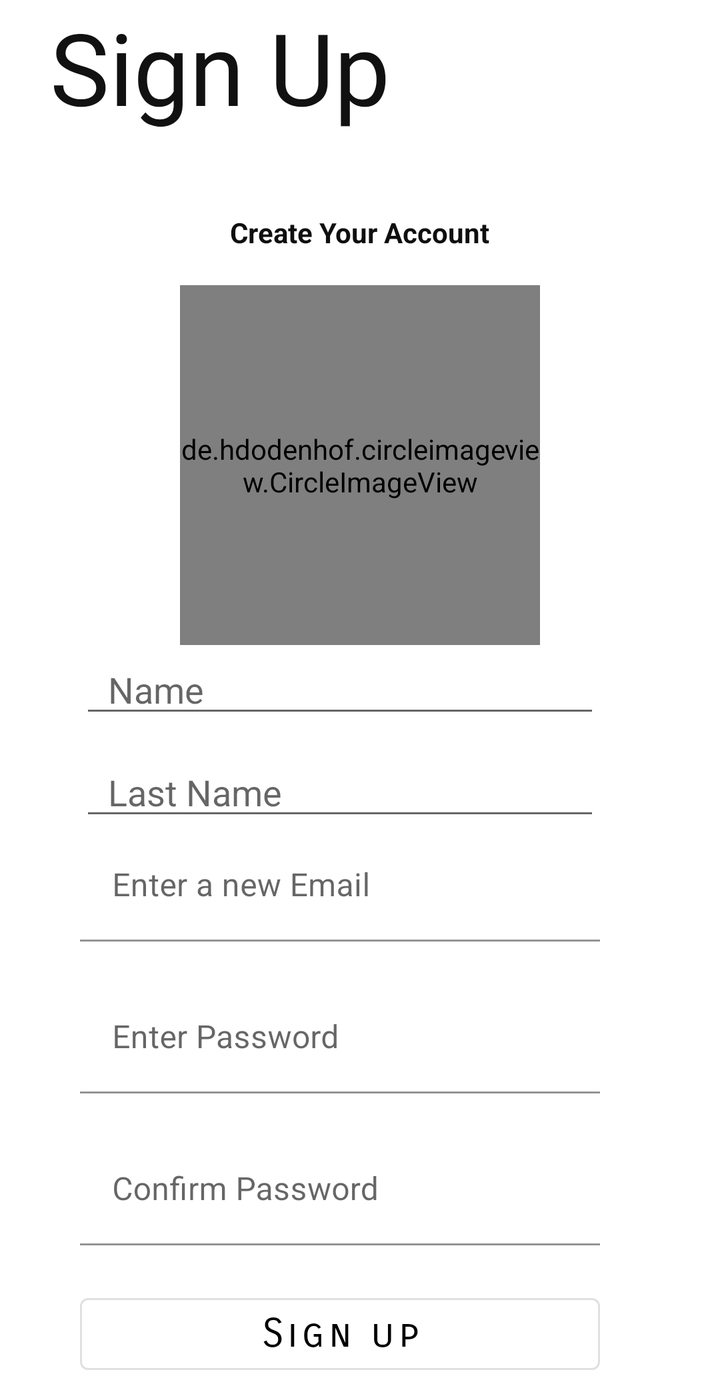
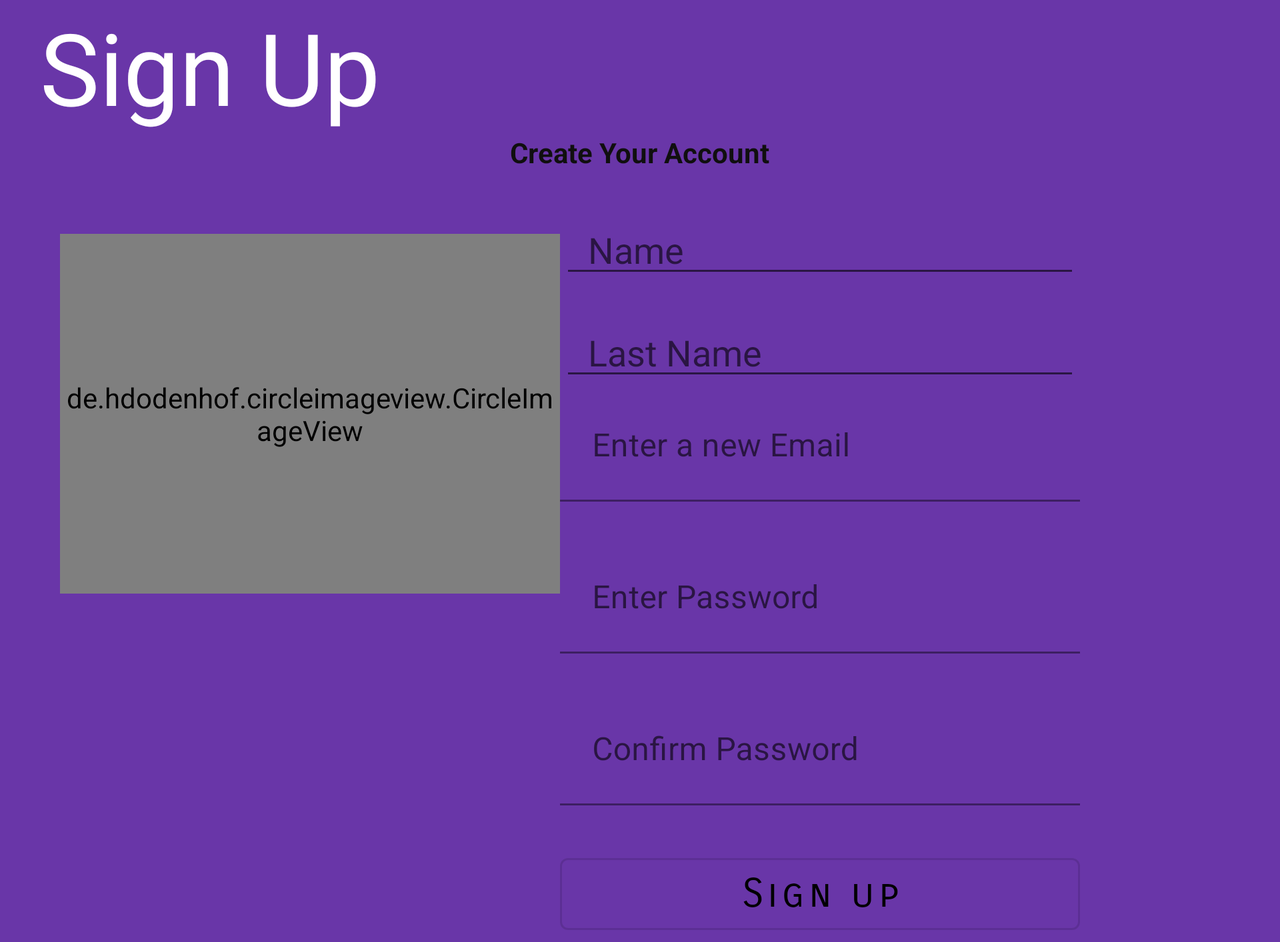

One screen, two layout resources from the same app: the default and the repository's alternative for another configuration. Each is rendered where Android would select it; the XML of both is given below.
<!-- AndroidManifest.xml: activity theme Theme.MaterialComponents.Light.NoActionBar -->
<!-- res/layout/activity_sign_up.xml -->
<?xml version="1.0" encoding="utf-8"?>
<ScrollView xmlns:android="http://schemas.android.com/apk/res/android"
    xmlns:app="http://schemas.android.com/apk/res-auto"
    xmlns:tools="http://schemas.android.com/tools"
    android:layout_width="match_parent"
    android:layout_height="match_parent"
    tools:context=".signUpActivity.SignUpActivity">

    <androidx.constraintlayout.widget.ConstraintLayout
        android:layout_width="match_parent"
        android:layout_height="match_parent"
        android:id="@+id/constraintRootLayout"
        >

        <TextView
            android:id="@+id/signupTEXT"
            android:layout_width="wrap_content"
            android:layout_height="wrap_content"
            android:layout_marginRight="140dp"
            android:fontFamily="@font/roboto_condensed_bold"
            android:text="Sign Up"
            android:textColor="#121111"
            android:textSize="50sp"

            app:layout_constraintLeft_toLeftOf="parent"
            app:layout_constraintRight_toRightOf="parent"
            app:layout_constraintTop_toTopOf="parent" />

        <TextView
            android:layout_width="wrap_content"
            android:layout_height="wrap_content"
            android:text="Create Your Account"
            android:id="@+id/detailstext"
            android:layout_marginTop="40dp"
            app:layout_constraintTop_toBottomOf="@id/signupTEXT"
            app:layout_constraintStart_toStartOf="parent"
            app:layout_constraintEnd_toEndOf="parent"
            android:textStyle="bold"
            android:textColor="#100F0F"
            />

        <ScrollView
            android:layout_width="wrap_content"
            android:layout_height="wrap_content"
            android:orientation="vertical"
            android:id="@+id/scrollView"
            android:layout_marginTop="17dp"
            app:layout_constraintLeft_toLeftOf="parent"
            app:layout_constraintRight_toRightOf="parent"
            app:layout_constraintTop_toBottomOf="@+id/detailstext">
            <LinearLayout
                android:id="@+id/cardview_motionn"
                android:layout_width="340dp"
                android:layout_height="wrap_content"
                android:orientation="vertical"
                android:paddingLeft="30dp"
                android:paddingRight="30dp"
                >

                <de.hdodenhof.circleimageview.CircleImageView
                    android:id="@+id/profile_CircularImage"
                    android:layout_width="180dp"
                    android:layout_height="180dp"
                    android:layout_gravity="center"
                    app:civ_border_width="1dp"
                    android:src="@drawable/ic_baseline_account_circle_24"
                    app:civ_border_color="#880E4F"
                    app:civ_border_overlay="true"/>

                <EditText
                    android:layout_width="260dp"
                    android:layout_height="wrap_content"
                    android:id="@+id/Name"
                    android:hint="Name"
                    android:paddingLeft="14dp"
                    android:keyboardNavigationCluster="false"
                    android:inputType="textPersonName"/>

                <EditText
                    android:layout_width="260dp"
                    android:layout_height="wrap_content"
                    android:hint="Last Name"
                    android:id="@+id/Lastname"
                    android:layout_marginTop="10dp"
                    android:inputType="textPersonName"
                    android:paddingLeft="14dp"/>


                <com.google.android.material.textfield.TextInputLayout
                    android:id="@+id/textinputlayoutemail"
                    android:layout_width="wrap_content"
                    android:layout_height="wrap_content"
                    app:errorEnabled="true"

                    android:layout_below="@id/Lastname"
                    >



                    <com.google.android.material.textfield.TextInputEditText
                        android:layout_width="260dp"
                        android:layout_height="wrap_content"
                        android:hint="Enter a new Email"
                        android:inputType="textEmailAddress"
                        android:background="@drawable/shape" />

                </com.google.android.material.textfield.TextInputLayout>

                <com.google.android.material.textfield.TextInputLayout
                    android:id="@+id/textinputlayoutpassword"
                    android:layout_width="260dp"
                    android:layout_height="wrap_content"
                    app:errorEnabled="true"
                    >
                    


                    <com.google.android.material.textfield.TextInputEditText
                        android:layout_width="300dp"
                        android:layout_height="wrap_content"
                        android:background="@drawable/shape"
                        android:hint="Enter Password"
                        android:inputType="textPassword" />

                </com.google.android.material.textfield.TextInputLayout>

                <com.google.android.material.textfield.TextInputLayout
                    android:id="@+id/textinputlayout_Confirm_password"
                    android:layout_width="260dp"
                    android:layout_height="wrap_content"
                    app:errorEnabled="true">

                    <com.google.android.material.textfield.TextInputEditText
                        android:layout_width="300dp"
                        android:layout_height="wrap_content"
                        android:background="@drawable/shape"
                        android:hint="Confirm Password"
                        android:inputType="textPassword" />

                </com.google.android.material.textfield.TextInputLayout>






                <Button
                    android:id="@+id/signupbutton"
                    style="@style/Widget.MaterialComponents.Button.OutlinedButton"
                    android:layout_width="260dp"
                    android:layout_height="wrap_content"
                    android:fontFamily="sans-serif-smallcaps"
                    android:text="Sign up"
                    android:textAllCaps="false"
                    android:textColor="#000000"
                    android:textSize="20sp"
                    android:theme="@style/Widget.MaterialComponents.Button.OutlinedButton"/>
            </LinearLayout>
        </ScrollView>
        <ProgressBar
            android:id="@+id/progressbar"
            android:layout_width="wrap_content"
            android:layout_height="wrap_content"
            style="@style/Widget.AppCompat.ProgressBar"
            android:indeterminateTint="#0A1367"
            android:visibility="invisible"
            android:indeterminateDrawable="@drawable/progress"
            app:layout_constraintTop_toTopOf="@id/scrollView"
            app:layout_constraintBottom_toBottomOf="@id/scrollView"
            app:layout_constraintLeft_toLeftOf="@id/scrollView"
            app:layout_constraintRight_toRightOf="@id/scrollView"/>

    </androidx.constraintlayout.widget.ConstraintLayout>
</ScrollView>
<!-- resources referenced by this layout -->
<resources>
  <!-- drawable ic_baseline_account_circle_24 (drawable) -->
  <vector android:height="180dp" android:tint="#217A5A"
      android:viewportHeight="24" android:viewportWidth="24"
      android:width="180dp" xmlns:android="http://schemas.android.com/apk/res/android">
      <path android:fillColor="@android:color/white" android:pathData="M12,2C6.48,2 2,6.48 2,12s4.48,10 10,10 10,-4.48 10,-10S17.52,2 12,2zM12,5c1.66,0 3,1.34 3,3s-1.34,3 -3,3 -3,-1.34 -3,-3 1.34,-3 3,-3zM12,19.2c-2.5,0 -4.71,-1.28 -6,-3.22 0.03,-1.99 4,-3.08 6,-3.08 1.99,0 5.97,1.09 6,3.08 -1.29,1.94 -3.5,3.22 -6,3.22z"/>
  
  </vector>
  <!-- drawable progress (drawable) -->
  <?xml version="1.0" encoding="utf-8"?>
  <rotate xmlns:android="http://schemas.android.com/apk/res/android"
      android:pivotX="50%"
      android:pivotY="50%"
      android:fromDegrees="0"
      android:toDegrees="360">
  
      <shape
          android:shape="ring"
          android:innerRadiusRatio="3"
          android:thicknessRatio="15"
          android:useLevel="false">
  
          <size
              android:width="76dip"
              android:height="76dip" />
  
          <gradient
              android:type="sweep"
              android:useLevel="false"
              android:startColor="#07355A"
              android:endColor="#00ffffff"
              android:angle="0"/>
  
      </shape>
  
  </rotate>
  <!-- drawable shape (drawable-v24) -->
  <?xml version="1.0" encoding="utf-8"?>
  <shape xmlns:android="http://schemas.android.com/apk/res/android"
      >
  
      <corners
          android:topLeftRadius="12dp"
          android:topRightRadius="12dp"
          />
  
  </shape>
</resources>
<!-- res/layout-land/activity_sign_up.xml (the repository's variant of the layout above) -->
<!-- drawn on the phone turned sideways -->
<?xml version="1.0" encoding="utf-8"?>
<ScrollView xmlns:android="http://schemas.android.com/apk/res/android"
    xmlns:app="http://schemas.android.com/apk/res-auto"
    xmlns:tools="http://schemas.android.com/tools"
    android:layout_width="match_parent"
    android:layout_height="match_parent"
    android:scrollbars="none"
    tools:context=".signUpActivity.SignUpActivity">

    <androidx.constraintlayout.widget.ConstraintLayout
        android:layout_width="match_parent"
        android:layout_height="match_parent"
        android:background="#6936A8">
        <TextView
            android:id="@+id/signupTEXT"
            android:layout_width="wrap_content"
            android:layout_height="wrap_content"
            android:fontFamily="@font/kanit_black"
            android:text="Sign Up"
            android:textColor="#FFFFFF"
            android:textSize="50sp"
            android:layout_marginRight="430dp"
            app:layout_constraintLeft_toLeftOf="parent"
            app:layout_constraintRight_toRightOf="parent"
            app:layout_constraintTop_toTopOf="parent" />

        <TextView
            android:layout_width="wrap_content"
            android:layout_height="wrap_content"
            android:text="Create Your Account"
            android:id="@+id/detailstext"
            app:layout_constraintTop_toBottomOf="@id/signupTEXT"
            app:layout_constraintStart_toStartOf="parent"
            app:layout_constraintEnd_toEndOf="parent"
            android:textStyle="bold"
            android:textColor="#100F0F"
            />

        <ScrollView
            android:layout_width="match_parent"
            android:layout_height="wrap_content"
            android:orientation="vertical"
            android:id="@+id/scrollView"
            android:scrollbars="none"
            android:layout_marginTop="17dp"
            app:layout_constraintLeft_toLeftOf="parent"
            app:layout_constraintRight_toRightOf="parent"
            app:layout_constraintTop_toBottomOf="@+id/detailstext">
            <LinearLayout
                android:layout_width="match_parent"
                android:layout_height="wrap_content"
                android:orientation="horizontal"
                android:paddingLeft="30dp"
                android:paddingRight="30dp"
                >

                <de.hdodenhof.circleimageview.CircleImageView
                    android:layout_width="180dp"
                    android:layout_height="180dp"
                    android:layout_gravity="center"
                    app:civ_border_width="9dp"
                    android:layout_weight="1"
                    android:layout_marginBottom="80dp"
                    android:src="@drawable/ic_baseline_image_24"
                    app:civ_border_color="#880E4F"
                    app:civ_border_overlay="true"/>
                     <LinearLayout
                         android:layout_weight="1"
                      android:layout_width="wrap_content"
                      android:layout_height="wrap_content"
                      android:orientation="vertical">
                <EditText
                    android:layout_width="260dp"
                    android:layout_height="wrap_content"
                    android:hint="Name"
                    android:paddingLeft="14dp"
                    android:keyboardNavigationCluster="false"
                    android:inputType="textPersonName"/>

                <EditText
                    android:layout_width="260dp"
                    android:layout_height="wrap_content"
                    android:hint="Last Name"
                    android:id="@+id/Lastname"
                    android:layout_marginTop="10dp"
                    android:inputType="textPersonName"
                    android:paddingLeft="14dp"/>


                <com.google.android.material.textfield.TextInputLayout
                    android:layout_width="wrap_content"
                    android:layout_height="wrap_content"
                    app:errorEnabled="true"

                    android:layout_below="@id/Lastname"
                    >



                    <com.google.android.material.textfield.TextInputEditText
                        android:layout_width="260dp"
                        android:layout_height="wrap_content"
                        android:hint="Enter a new Email"
                        android:inputType="textEmailAddress"
                        android:background="@drawable/shape" />

                </com.google.android.material.textfield.TextInputLayout>

                <com.google.android.material.textfield.TextInputLayout
                    android:layout_width="260dp"
                    android:layout_height="wrap_content"
                    app:errorEnabled="true"
                    >
                    


                    <com.google.android.material.textfield.TextInputEditText
                        android:layout_width="300dp"
                        android:layout_height="wrap_content"
                        android:background="@drawable/shape"
                        android:hint="Enter Password"
                        android:inputType="textPassword" />

                </com.google.android.material.textfield.TextInputLayout>

                <com.google.android.material.textfield.TextInputLayout
                    android:layout_width="260dp"
                    android:layout_height="wrap_content"
                    app:errorEnabled="true">

                    <com.google.android.material.textfield.TextInputEditText
                        android:layout_width="300dp"
                        android:layout_height="wrap_content"
                        android:background="@drawable/shape"
                        android:hint="Confirm Password"
                        android:inputType="textPassword" />

                </com.google.android.material.textfield.TextInputLayout>






                <Button
                    style="@style/Widget.MaterialComponents.Button.OutlinedButton"
                    android:layout_width="260dp"
                    android:layout_height="wrap_content"
                    android:fontFamily="sans-serif-smallcaps"
                    android:text="Sign up"
                    android:textAllCaps="false"
                    android:textColor="#000000"
                    android:textSize="20sp"
                    android:theme="@style/Widget.MaterialComponents.Button.OutlinedButton"/>
               </LinearLayout>
            </LinearLayout>
        </ScrollView>
        <ProgressBar
            android:id="@+id/progressbar"
            android:layout_width="wrap_content"
            android:layout_height="wrap_content"
            style="@style/Widget.AppCompat.ProgressBar"
            android:indeterminateTint="#F4F4F4"
            android:visibility="invisible"
            app:layout_constraintTop_toTopOf="@id/scrollView"
            app:layout_constraintBottom_toBottomOf="@id/scrollView"
            app:layout_constraintLeft_toLeftOf="@id/scrollView"
            app:layout_constraintRight_toRightOf="@id/scrollView"/>

    </androidx.constraintlayout.widget.ConstraintLayout>
</ScrollView>
<!-- resources referenced by the variant -->
<!-- as the phone turned sideways resolves them -->
<resources>
  <!-- drawable ic_baseline_image_24 (drawable) -->
  <vector android:height="180dp" android:tint="#BC5A3B"
      android:viewportHeight="24.0" android:viewportWidth="24"
      android:width="180dp" xmlns:android="http://schemas.android.com/apk/res/android">
      <path android:fillColor="@android:color/white" android:pathData="M21,19V5c0,-1.1 -0.9,-2 -2,-2H5c-1.1,0 -2,0.9 -2,2v14c0,1.1 0.9,2 2,2h14c1.1,0 2,-0.9 2,-2zM8.5,13.5l2.5,3.01L14.5,12l4.5,6H5l3.5,-4.5z"/>
  </vector>
  <!-- drawable shape (drawable-v24) -->
  <?xml version="1.0" encoding="utf-8"?>
  <shape xmlns:android="http://schemas.android.com/apk/res/android"
      >
  
      <corners
          android:topLeftRadius="12dp"
          android:topRightRadius="12dp"
          />
  
  </shape>
</resources>
